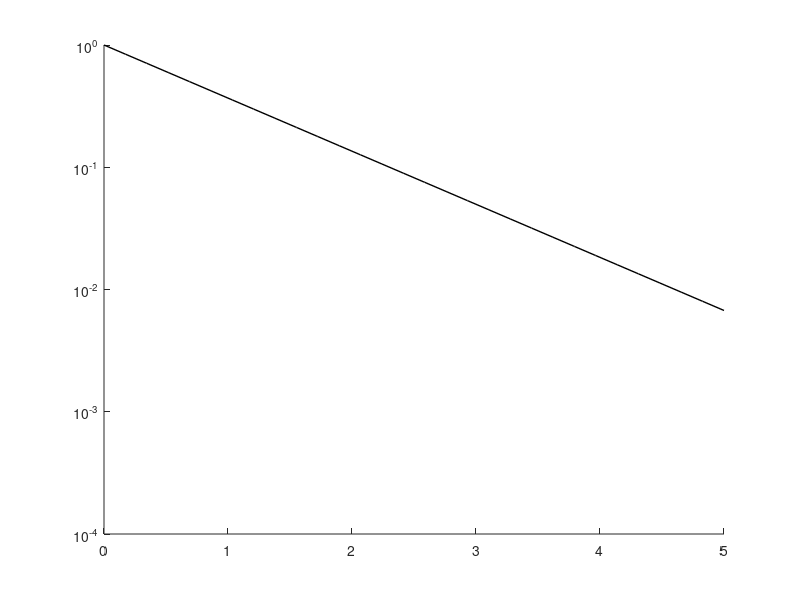

Write the MATLAB code that produced this figure. (Note: this script raises an error after producing the figure.)
function pure_voter_scaling

files = {'pure_voter-512-0.txt', ...
    'pure_voter-512-1.txt', ...
    'pure_voter-512-2.txt', ...
    'pure_voter-512-4.txt', ...
    'pure_voter-512-8.txt', ...
    'pure_voter-512-16.txt', ...
    'pure_voter-512-32.txt', ...
    'pure_voter-512-64.txt', ...
    'pure_voter-512-128.txt', ...
    'pure_voter-512-256.txt'
};

colours = [
 0.996078, 0.360784, 0.027451;
% 0.996078, 0.988235, 0.0352941;
 0.541176, 0.713725, 0.027451;
 0.145098, 0.435294, 0.384314;
 0.00784314, 0.509804, 0.929412;
 0.152941, 0.113725, 0.490196;
 0.470588, 0.262745, 0.584314;
 0.890196, 0.0117647, 0.490196;
 0.905882, 0.027451, 0.129412
];
ncolours = 8;

fh = figure;
gh = newplot(fh);
set(gh, 'NextPlot', 'add');
set(gh, 'XLim', [0 5], 'YScale', 'log', 'YLim', [10^-4 1]);
plot(gh, linspace(0, 5, 30), exp(-linspace(0,5,30)), '-k', 'LineWidth', 1.0);
av = zeros(size(files));
for i = 1:numel(files)
    [mu,p,av(i)] = cdf_from_observations(files{i});
    plot(gh, mu, 1-p, '-', 'Color', colours(mod(i-1,ncolours)+1,:) );
end

legend(gh, {'limit', '0','1','2','4','8','16', '32', '64', '128', '256'});

set(gh, 'FontName', 'Times', 'FontSize', 8);
xlabel(gh, 'rescaled clone size', 'FontName', 'Times', 'FontSize', 9);
ylabel(gh, 'cumulative distribution', 'FontName', 'Times', 'FontSize', 9);


%avh = newplot(figure);
%ts = [0 1 2 4 8 16 32 64];
%plot(avh, ts, pi() .* ts ./ log(ts), '-', ts, av, '+');
%set(avh, 'XLim', [0 64], 'YLim', [0 50]);

set(fh, 'PaperUnits', 'inches');
w = 5; h = 3.5;
set(fh, 'PaperSize', [w h]);
set(fh, 'PaperPosition', [0 0 w h]);

set(fh, 'Color', 'white');

drawnow;
print(fh, '-dpdf', 'pure_voter_scaling');

end
